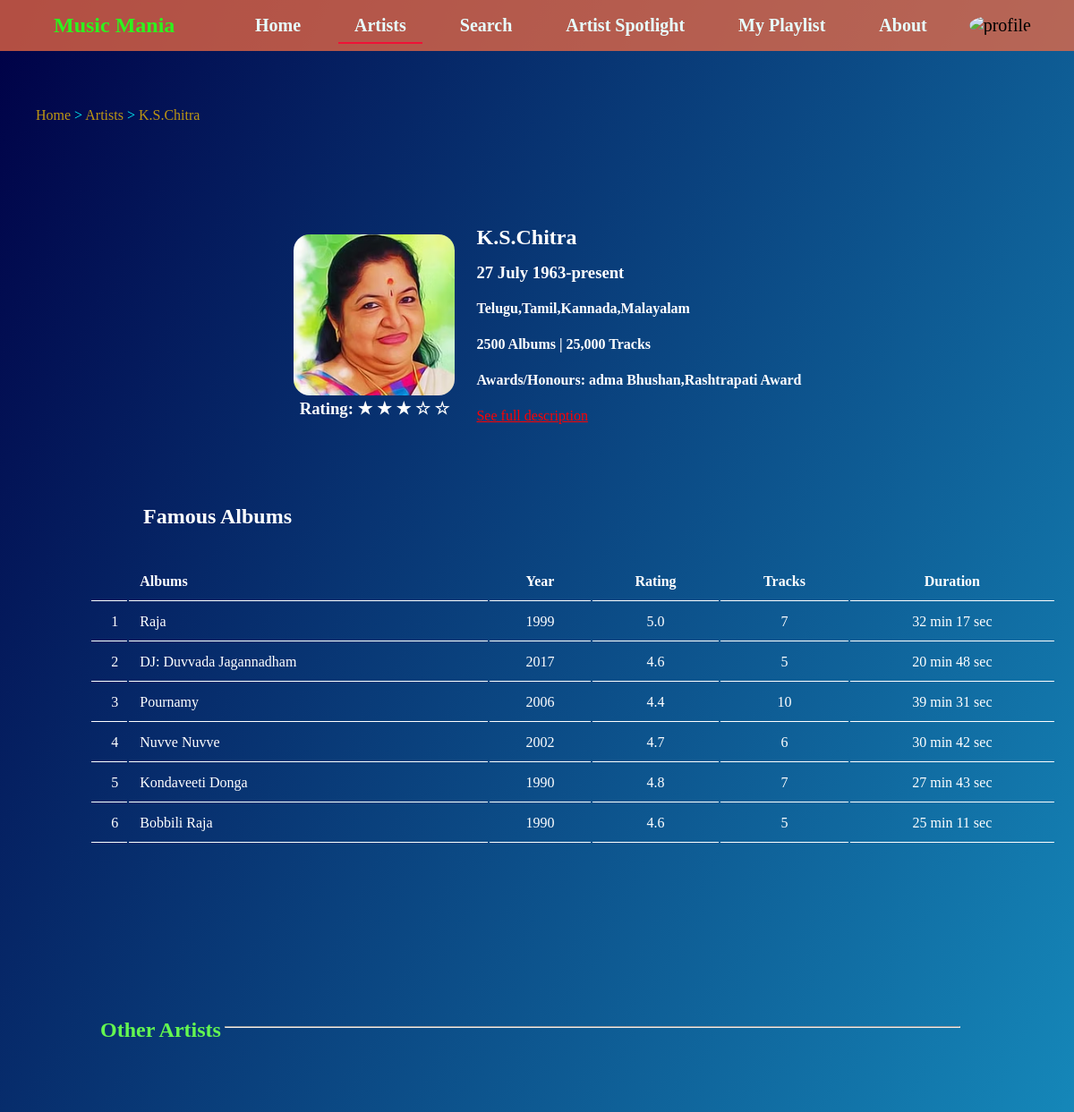
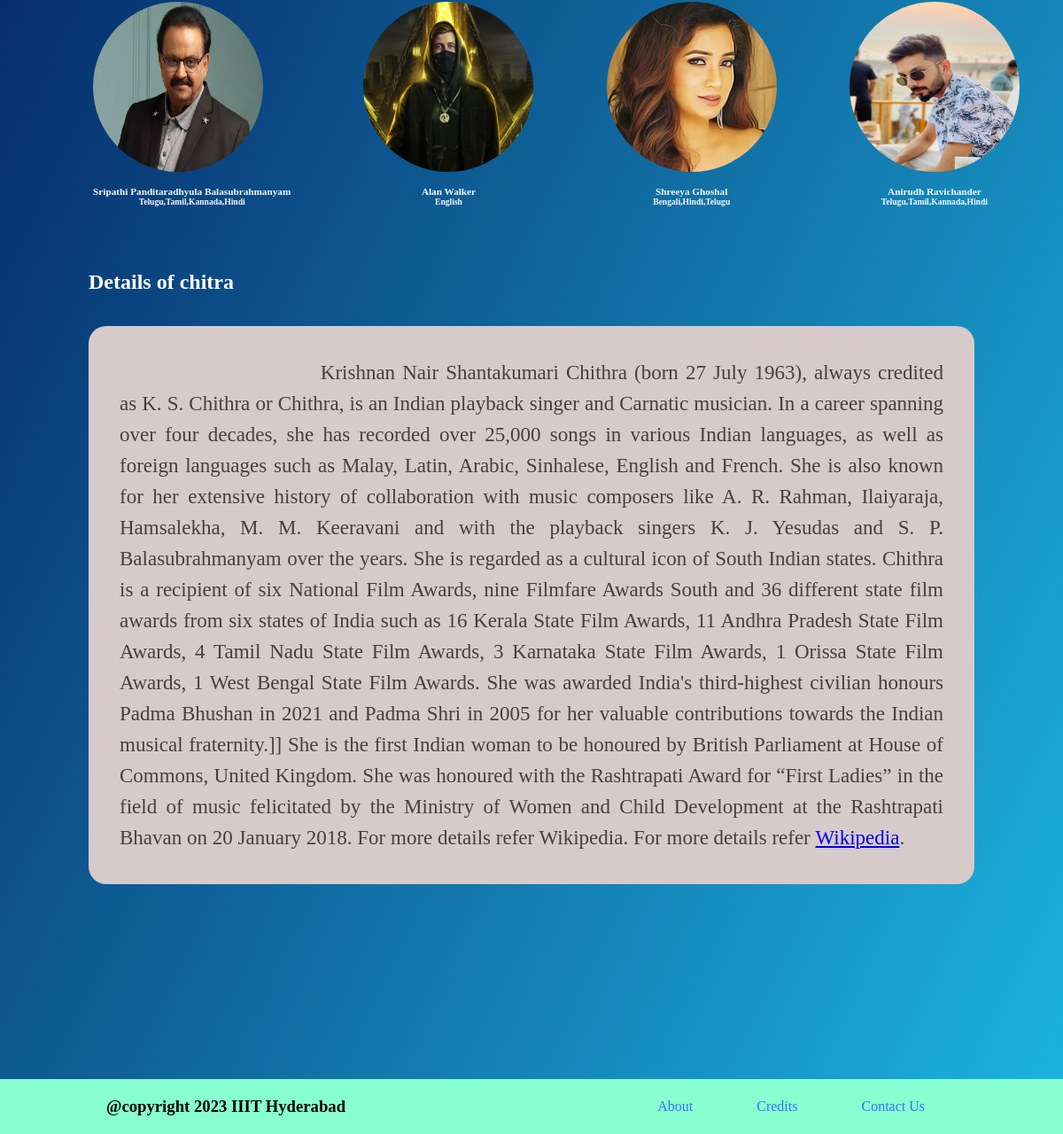
Screenshot of /artist/K.S.Chitra with the database file from the repository (2 pictures, top to bottom).
### tables this page shows
CREATE TABLE "Artists" (
	"name"	TEXT,
	"birth"	TEXT,
	"languages"	TEXT,
	"image_url"	TEXT,
	"Albums"	NUMERIC,
	"Tracks"	NUMERIC,
	"Awards"	TEXT,
	"description"	TEXT,
	"self_page"	TEXT,
	"wiki_url"	TEXT,
	"special"	INTEGER DEFAULT 0,
	"rating"	INTEGER DEFAULT 1,
	"uniqid"	INTEGER UNIQUE,
	PRIMARY KEY("uniqid" AUTOINCREMENT)
);

CREATE TABLE "Albums" (
	"uniqid"	INTEGER NOT NULL UNIQUE,
	"author"	TEXT,
	"name"	TEXT,
	"year"	INTEGER,
	"rating"	REAL DEFAULT 1,
	"duration"	TEXT,
	"tracks"	INTEGER,
	"index"	INTEGER,
	"img_url"	TEXT,
	"release_date"	TEXT,
	"director"	TEXT,
	"producer"	TEXT,
	"cast"	TEXT,
	PRIMARY KEY("uniqid" AUTOINCREMENT)
);

### app.py (the view)
@app.route('/artist/<artist_name>')
def artist_page(artist_name):
    for data_page in all_artists:
        if(data_page[0] == artist_name):
            data_set = data_page
    connection = sqlite3.connect("Music_Mania.db")
    curser = connection.cursor()
    query = 'SELECT * FROM Albums WHERE "index"={0}'.format(data_set[12])
    album_list = curser.execute(query)
    albums = album_list.fetchall()
    return render_template('artists/ind_artist.html', data_set = data_set, rem_data = all_artists, albums = albums)

### templates/artists/ind_artist.html (shortened to what this page needs)
<!DOCTYPE html>
<html lang="en">
<head>
    <link href="{{ url_for('static', filename='styles/style.css') }}" rel="stylesheet">
    <link href="{{ url_for('static', filename='styles/artists.css') }}" rel="stylesheet">
</head>
<body style="background: linear-gradient(to bottom right, #000046, #1cb5e0);background-repeat: no-repeat;background-attachment:fixed;background-size: cover;">
    {% include "header.html" %}
    <div class="art-container">
        <div class="pagenav">
            <a href="/">Home</a> > <a href="/artists">Artists</a> > <a href="/artist/{{ data_set[0] }}">{{ data_set[0] }}</a>
        </div>
        <div class="container-main">
            <div class="arouncenter">
                <div class="details">
                    <div class="block">
                        <img src="{{ url_for('static', filename=data_set[3]) }}" alt="Balusir" class="artist-img">
                        <h3 class="rating-starts">Rating:
                            {% for i in range(1, data_set[11]) %}
                            <span>&#9733;</span>
                            {% endfor %}
                            {% for i in range(data_set[11], 6) %}
                            <span>&#9734;</span>
                            {% endfor %}
                        </h3>
                    </div>
                    <div class="det-content">
                        <h2 class="name">{{ data_set[0] }}</h2>
                        <h3 class="birth">{{ data_set[1] }}</h3>
                        <h4 class="languages">{{ data_set[2] }}</h4>
                        <h4 class="num-albums">{{ data_set[4] }} Albums | {{ data_set[5] }} Tracks</h4>
                        <h4 class="awards">Awards/Honours: {{ data_set[6] }}</h4>
                        <a href="#descript" style="color: red;">See full description</a>
                    </div>
                </div>
            </div>
            <br><br>
            <h2 class="side-head">Famous Albums</h2>
            <table class="songs-tab">
                <thead>
                    <tr>
                        <th></th>
                        <th>Albums</th>
                        <th>Year</th>
                        <th>Rating</th>
                        <th>Tracks</th>
                        <th>Duration</th>
                    </tr>
                </thead>
                <tbody>
                    {% for album in albums %}
                    <tr>
                        <td>{{ loop.index }}</td>
                        <td><a href="/album/{{ album[0] }}">{{ album[2] }}</a></td>
                        <td>{{ album[3] }}</td>
                        <td>{{ album[4] }}</td>
                        <td>{{ album[6] }}</td>
                        <td>{{ album[5] }}</td>
                    </tr>
                    {% endfor %}
                </tbody>
            </table>
            <br><br><br>
            <div class="flex" style="display:flex;">
                <h1 class="top-headings">Other Artists</h1>&nbsp;
                <hr style="width: 82%;color: rgb(255, 255, 255);margin-top: 6.5vh;">
            </div>
            <div class="artists-container">
                {% for remain_data_set in rem_data%}
                {% if remain_data_set[0] != data_set[0]%}
                {% if loop.index <= 5 %}
                <div class="artist-individual">
                    <a href="/artist/{{ remain_data_set[0] }}" class="art-img"><img src="{{ url_for('static', filename=remain_data_set[3]) }}" alt="Chithra"></a>
                    <div class="hid-details">
                        <h3>{{ remain_data_set[0] }}</h3>
                        <h4>{{ remain_data_set[2] }}</h4>
                    </div>
                </div>
                {% endif %}
                {% endif %}
                {% endfor %}
            </div>
            <br><br><br><br>
            <section id="descript">
                <h1>Details of {{ data_set[8]}}</h1>
                <br><br>
                <div class="full-det">
                    <p>
                        {{ data_set[7] }} For more details refer <a
                            href="{{ data_set[9] }}">Wikipedia</a>.
                    </p>
                </div>
            </section>
        </div>
    </div>
    {% include "footer.html" %}
</body>
</html>

### static/styles/style.css (style rules this page uses)
* { margin: 0; padding: 0; align-self: center; font-family: 'Times New Roman'; }
html { scroll-behavior: smooth; }
body { background-image: url("../images/bg.jpeg"); background-attachment: fixed; background-repeat: no-repeat; background-size: cover; }
.top-headings { color: rgb(100, 248, 80); font-weight: 600; font-size: 2vw; margin-top: 60px; padding: 10vh 0 10vh 7vw; }
.artists-container { width: 94vw; margin: auto; display: flex; justify-content: space-around; }
.art-img, .art-img img { width: 16vw; height: 16vw; border-radius: 10px; border-radius: 50%; }
.artist-individual { border-radius: 50%; }
.hid-details { color: rgba(255, 255, 255, 0.959); pointer-events: none; position: relative; text-align: center; font-size: 0.8vw; left: 0; right: 0; margin-top: 1vw; transition: .2s ease-in; }

### static/styles/artists.css (style rules this page uses)
body { background: url(../images/bg.jpeg); background-repeat: no-repeat; background-attachment: fixed; background-size: cover; }
.pagenav { margin-top: 120px; margin-left: 40px; color: aqua; }
.pagenav a { color: hwb(46 7% 25%); text-decoration: none; }
.container-main { color: white; padding: 50px; margin: 50px; border-radius: 20px; }
.arouncenter { display: flex; justify-content: space-around; }
.top-headings { margin-left: -6vw; }
.artists-container { margin-left: -3vw; }
.artist-img { width: 15vw; height: 15vw; border-radius: 10%; }
.details { display: flex; }
.block { width: max-content; padding: 2vw; }
.block h3 { text-align: center; }
.det-content { line-height: 40px; }
.side-head { margin-left: 2vw; padding: 3vw; }
.songs-tab { width: 90vw; }
.songs-tab td,th { text-align: center; padding: 1vw; border-bottom: solid 1px rgb(255, 255, 255); }
.songs-tab th { pointer-events: none; }
.songs-tab td:first-child,th:first-child { padding-right: 0; }
.songs-tab td:nth-child(2),.songs-tab th:nth-child(2) { text-align: left; }
.songs-tab td a { text-decoration: none; color: inherit; }
.full-det { padding: 35px; font-size: 23px; text-align: justify; text-indent: 6cm; line-height: 35px; background-color: rgb(214, 202, 202); color: rgb(70, 64, 64); border-radius: 20px; height: max-content; }
.full-det p { font-family:"Brush Script MT",cursive; }

### rows the page displays
Artists: name "K.S.Chitra", image_url (picture), birth "27 July 1963-present", languages "Telugu,Tamil,Kannada,Malayalam", Albums "2500", Tracks "25,000", Awards "adma Bhushan,Rashtrapati Award", self_page "chitra", description "Krishnan Nair Shantakumari Chithra (born 27 July 1963), always credited as K. S. Chithra or Chithra, is an Indian playback singer and Carnatic musician. In a career spanning over four decades, she has recorded over 25,000 songs in various Indian languages, as well as foreign languages such as Malay, Latin, Arabic, Sinhalese, English and French. She is also known for her extensive history of collaboration with music composers like A. R. Rahman, Ilaiyaraja, Hamsalekha, M. M. Keeravani and with the playback singers K. J. Yesudas and S. P. Balasubrahmanyam over the years. She is regarded as a cultural icon of South Indian states. Chithra is a recipient of six National Film Awards, nine Filmfare…"
Albums: name "Raja", year "1999", rating "5.0", tracks "7", duration "32 min 17 sec"
Albums: name "DJ: Duvvada Jagannadham", year "2017", rating "4.6", tracks "5", duration "20 min 48 sec"
Albums: name "Pournamy", year "2006", rating "4.4", tracks "10", duration "39 min 31 sec"
Albums: name "Nuvve Nuvve", year "2002", rating "4.7", tracks "6", duration "30 min 42 sec"
Albums: name "Kondaveeti Donga", year "1990", rating "4.8", tracks "7", duration "27 min 43 sec"
Albums: name "Bobbili Raja", year "1990", rating "4.6", tracks "5", duration "25 min 11 sec"
Artists: image_url (picture), name "Sripathi Panditaradhyula Balasubrahmanyam", languages "Telugu,Tamil,Kannada,Hindi"
Artists: image_url (picture), name "Alan Walker", languages "English"
Artists: image_url (picture), name "Shreeya Ghoshal", languages "Bengali,Hindi,Telugu"
Artists: image_url (picture), name "Anirudh Ravichander", languages "Telugu,Tamil,Kannada,Hindi"
